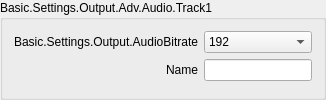
                             <widget class="QGroupBox" name="groupBox_24">
                              <property name="sizePolicy">
                               <sizepolicy hsizetype="Preferred" vsizetype="Maximum">
                                <horstretch>0</horstretch>
                                <verstretch>0</verstretch>
                               </sizepolicy>
                              </property>
                              <property name="title">
                               <string>Basic.Settings.Output.Adv.Audio.Track1</string>
                              </property>
                              <layout class="QFormLayout" name="formLayout_42">
                               <property name="fieldGrowthPolicy">
                                <enum>QFormLayout::AllNonFixedFieldsGrow</enum>
                               </property>
                               <property name="labelAlignment">
                                <set>Qt::AlignRight|Qt::AlignTrailing|Qt::AlignVCenter</set>
                               </property>
                               <item row="0" column="1">
                                <widget class="QComboBox" name="advOutTrack1Bitrate_3">
                                 <property name="currentIndex">
                                  <number>8</number>
                                 </property>
                                 <item>
                                  <property name="text">
                                   <string>32</string>
                                  </property>
                                 </item>
                                 <item>
                                  <property name="text">
                                   <string>48</string>
                                  </property>
                                 </item>
                                 <item>
                                  <property name="text">
                                   <string>64</string>
                                  </property>
                                 </item>
                                 <item>
                                  <property name="text">
                                   <string>80</string>
                                  </property>
                                 </item>
                                 <item>
                                  <property name="text">
                                   <string>96</string>
                                  </property>
                                 </item>
                                 <item>
                                  <property name="text">
                                   <string>112</string>
                                  </property>
                                 </item>
                                 <item>
                                  <property name="text">
                                   <string>128</string>
                                  </property>
                                 </item>
                                 <item>
                                  <property name="text">
                                   <string>160</string>
                                  </property>
                                 </item>
                                 <item>
                                  <property name="text">
                                   <string>192</string>
                                  </property>
                                 </item>
                                 <item>
                                  <property name="text">
                                   <string>256</string>
                                  </property>
                                 </item>
                                 <item>
                                  <property name="text">
                                   <string>320</string>
                                  </property>
                                 </item>
                                </widget>
                               </item>
                               <item row="0" column="0">
                                <widget class="QLabel" name="label_90">
                                 <property name="minimumSize">
                                  <size>
                                   <width>170</width>
                                   <height>0</height>
                                  </size>
                                 </property>
                                 <property name="text">
                                  <string>Basic.Settings.Output.AudioBitrate</string>
                                 </property>
                                 <property name="alignment">
                                  <set>Qt::AlignRight|Qt::AlignTrailing|Qt::AlignVCenter</set>
                                 </property>
                                 <property name="buddy">
                                  <cstring>advOutTrack1Bitrate</cstring>
                                 </property>
                                </widget>
                               </item>
                               <item row="1" column="0">
                                <widget class="QLabel" name="label_91">
                                 <property name="text">
                                  <string>Name</string>
                                 </property>
                                 <property name="buddy">
                                  <cstring>advOutTrack1Name</cstring>
                                 </property>
                                </widget>
                               </item>
                               <item row="1" column="1">
                                <widget class="QLineEdit" name="advOutTrack1Name_3"/>
                               </item>
                              </layout>
                             </widget>
